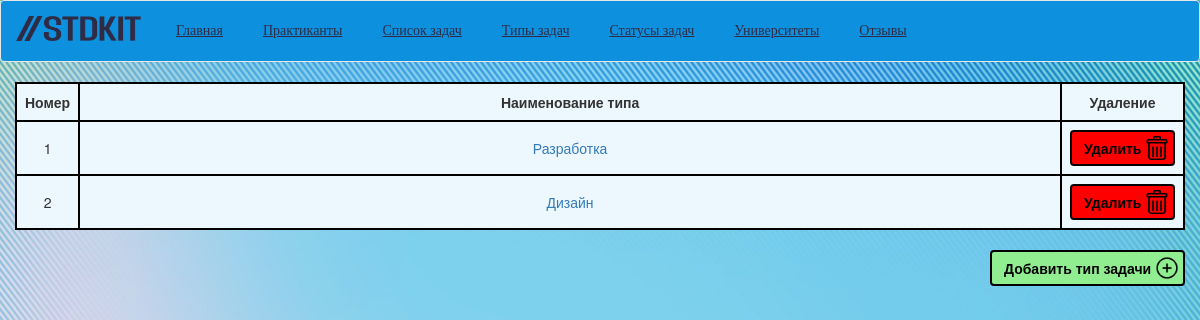
The app's page /STD-KIT/View/TipyZadach.php with its own data.
### tables this page shows
CREATE TABLE `TipyZadach` (
  `id_TipZadach` int NOT NULL,
  `Imya_TipZadach` varchar(50) NOT NULL
);

### STD-KIT/Controllers/api.php (called while the page is built, shortened)
<?php
function getAllTipyZadach($db) {
    $sql = "SELECT * FROM `TipyZadach`";
    $stmt = $db->prepare($sql);
    $stmt->execute();
    $result = $stmt->fetchAll(PDO::FETCH_ASSOC);
    return $result;
}

### STD-KIT/View/TipyZadach.php (the view, shortened to what this page needs)
<!DOCTYPE html>
<html>
<head>
	<link href="//maxcdn.bootstrapcdn.com/bootstrap/3.3.7/css/bootstrap.min.css" rel="stylesheet">
</head>
<body>
	<header>
		<nav class="navbar navbar-default" role="navigation">
			<div class="container-fluid">
				<div class="navbar-header">
					<a class="navbar-brand" href="#"><img src="../Images/logo.png" alt="Студия КИТ.Практика" width="125" height="25"></a>
				</div>
				<div class="collapse navbar-collapse navbar-ex1-collapse">
					<ul class="nav navbar-nav">
						<li><a href="../index.php">Главная</a></li>
						<li><a href="Praktikanty.php">Практиканты</a></li>
						<li><a href="SpisokZadach.php">Список задач</a></li>
						<li><a href="TipyZadach.php">Типы задач</a></li>
						<li><a href="StatusyZadach.php">Статусы задач</a></li>
						<li><a href="Universitety.php">Университеты</a></li>
						<li><a href="Otzyvy.php">Отзывы</a></li>
					</ul>
				</div>
			</div>
		</nav>
	</header>
	<div id="content">
		<div class = "container-fluid">
			<?php include '../Controllers/db.php'; ?>
			<?php include '../Controllers/api.php'; ?>
			<?php
				$listTipyZadach = getAllTipyZadach($db);
			?>
			<table class = "custom-table">
				<tr>
					<th style="width: 5%">Номер</th>
					<th style="width: 92%">Наименование типа</th>
					<th style="width: 3%">Удаление</th>
				</tr>
				<?php foreach ($listTipyZadach as $listTipyZadach) { ?>
					<tr>
						<td><?php echo $listTipyZadach['id_TipZadach']; ?></td>
						<td><a href="../Edit/editTipyZadach.php?id_TipZadach=<?php echo $listTipyZadach['id_TipZadach'];?>"><?php echo $listTipyZadach['Imya_TipZadach']; ?></a></td>
						<td><a id="deleteButton" class="btn btn-danger" href="../Delete/deleteTipyZadach.php?id_TipZadach=<?php echo $listTipyZadach['id_TipZadach'];?>">Удалить</a></td>
					</tr>
				<?php } ?>
			</table>
		<div class="buttons">
			<button id="addButton" class="btn btn-default">Добавить тип задачи</button>
		</div>
		</div>
	</div>
</body>
</html>

### STD-KIT/View/TipyZadach.php (style rules this page uses)
.navbar { background-color: #0d91de; }
.navbar-nav { list-style: none; margin: 0; padding: 0; }
.navbar-nav li { display: inline-block; }
.navbar-nav li a { display: block; padding: 20px; color: #302b44 !important; font-family: Impact, fantasy; text-decoration-line: underline; }
.custom-table { width: 100%; border: 2px solid black; background-color: #ecf7fe; border-collapse: collapse; margin-bottom: 20px; }
.custom-table th, .custom-table td { border: 2px solid black; padding: 8px; text-align: center; }
.custom-table tr th { text-align: center; }
.buttons { text-align: right; }
#addButton, #submitButton { color: #000; background-color: lightgreen; border: 2px solid black; font-weight: bold; }
#deleteButton { width: 105px; text-align: left; background-image: url("../Images/deleteButton.png"); background-size: 24px 24px; background-position: 73px 4px; background-repeat: no-repeat; background-color: red; color: #000; font-weight: bold; border: 2px solid black; }
#addButton { width: 195px; text-align: left; background-image: url("../Images/addIcon.png"); background-size: 24px 24px; background-position: 163px 4px; background-repeat: no-repeat; }
body { background-image: url("../Images/background.jpg"); background-repeat: no-repeat; background-size: cover; }

### records on screen
tipyzadach: id_TipZadach "1", Imya_TipZadach "Разработка"
tipyzadach: id_TipZadach "2", Imya_TipZadach "Дизайн"
